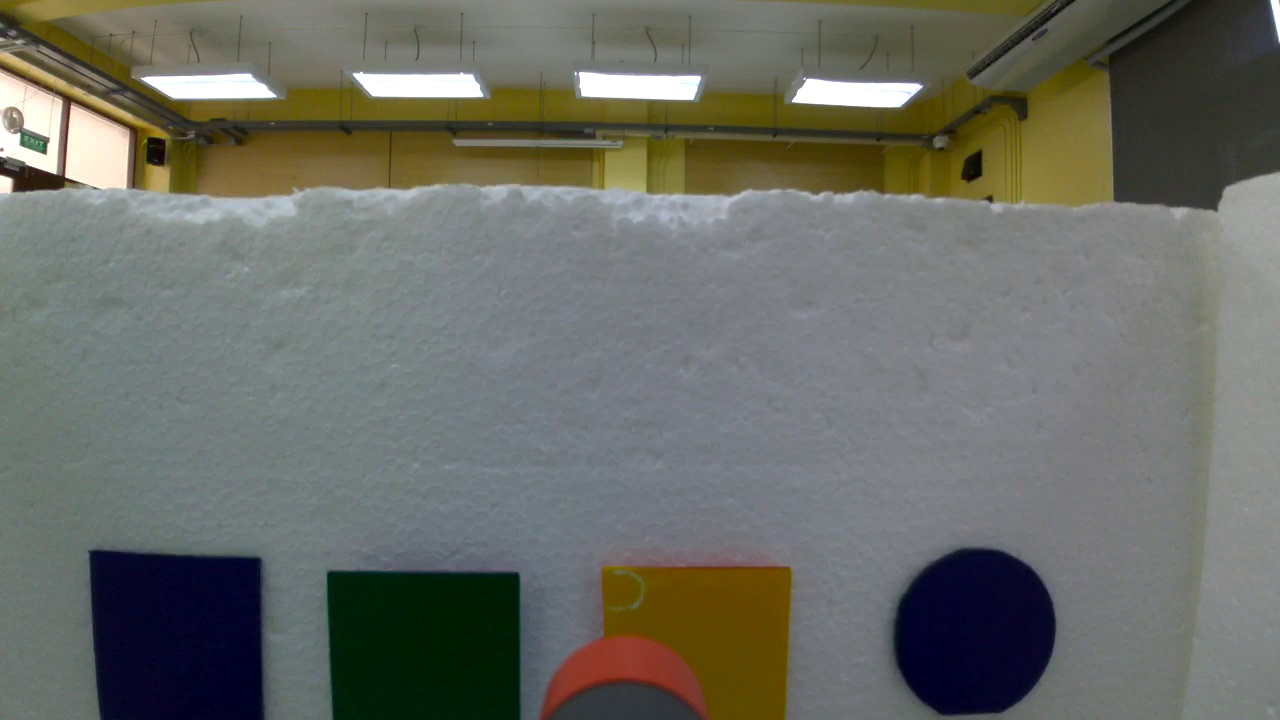
#> input picture Assignment/Photo/font2_1_node.jpg, 1280 x 720 px; its folder holds only this picture in this run
$ python -i seven_minute.py   (imports and definitions only)
#> lines starting #> are read from the running program, lines starting #| are printed output that depends on the picture; after the words box and inside, x2 and y2 are one past the last pixel; in counts of white or black regions, pixels touching at a corner belong together
#> further down, picture is the input picture: shape (720, 1280, 3); mean B, G, R 101, 108.3, 106.2
# zone_multithread_stable_fix.py
import cv2
import numpy as np
import sys
import robomaster
from robomaster import robot, camera as r_camera
import time
import math
import subprocess
import threading
import queue

# =====================================================
# GPU Acceleration Check
# =====================================================
USE_GPU = False
# [8 lines not run here, left out]


# =====================================================
# Shared Resources & Threading Primitives
# =====================================================
frame_queue = queue.Queue(maxsize=1)
processed_output = {"details": []}
output_lock = threading.Lock()
stop_event = threading.Event()


# =====================================================
# ### FIX: Re-added the missing helper functions ###
# =====================================================
def apply_awb(bgr):
    """Applies Auto White Balance. This was the missing function."""
    if hasattr(cv2, "xphoto") and hasattr(cv2.xphoto, "createLearningBasedWB"):
        wb = cv2.xphoto.createLearningBasedWB()
        try: wb.setSaturationThreshold(0.99)
        except Exception: pass
        return wb.balanceWhite(bgr)
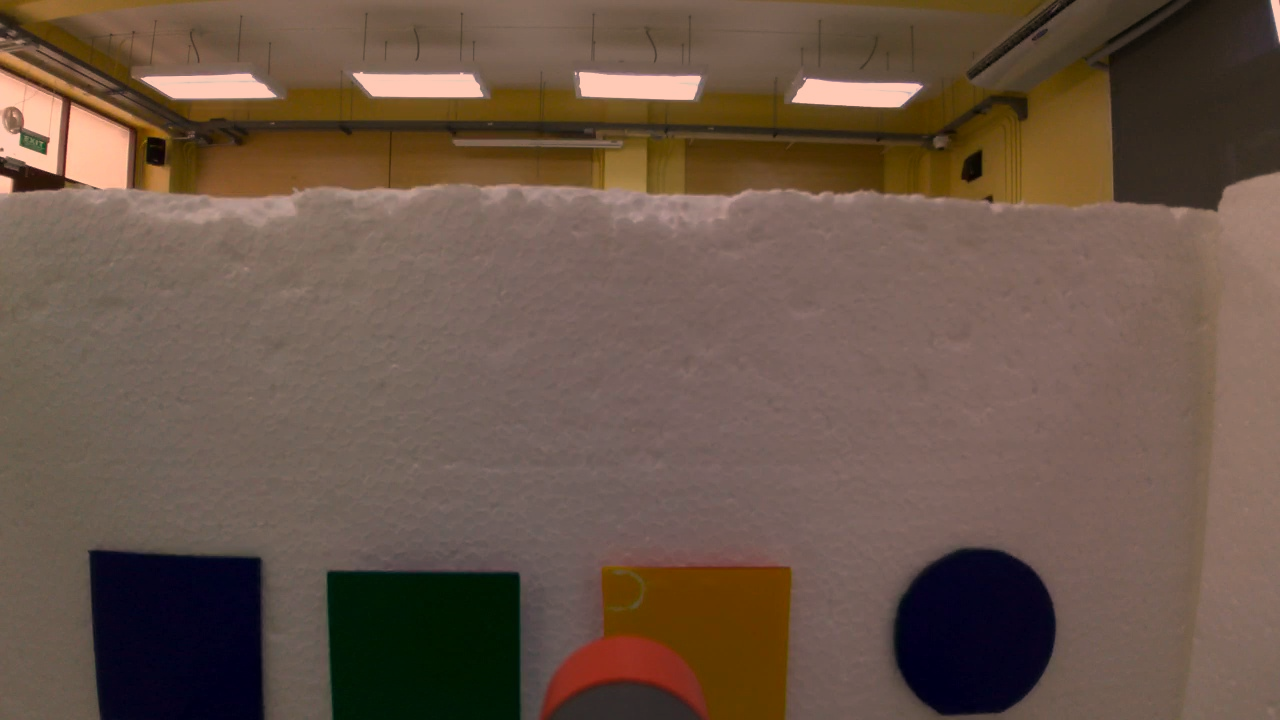
#> returned value: shape (720, 1280, 3); mean of channels 0, 1, 2 71.8, 85.4, 106.2; drawn as B, G, R
    return bgr

def night_enhance_pipeline_cpu(bgr):
    """Full pipeline for CPU-based night enhancement."""
    den = cv2.fastNlMeansDenoisingColored(bgr, None, 7, 7, 7, 21)
    # This function now correctly calls the apply_awb function defined above
    awb = apply_awb(bgr)
    return awb


# =====================================================
# Object Detection Logic
# =====================================================
class ObjectTracker:
    def __init__(self, use_gpu=False):
        self.use_gpu = use_gpu
        if self.use_gpu: self.stream = cv2.cuda_Stream()
        print(f"🖼️  ObjectTracker initialized in {'GPU' if use_gpu else 'CPU'} mode.")
    # [5 lines left out: function _get_angle, not called in this run]
    def get_raw_detections(self, frame):
        if self.use_gpu:
            frame_gpu = cv2.cuda_GpuMat(); frame_gpu.upload(frame, self.stream)
            return self._get_raw_detections_gpu(frame_gpu)
        else: return self._get_raw_detections_cpu(frame)
    def _get_raw_detections_cpu(self, frame):
        enhanced = cv2.GaussianBlur(night_enhance_pipeline_cpu(frame), (5, 5), 0)
        hsv = cv2.cvtColor(enhanced, cv2.COLOR_BGR2HSV)
#> hsv: shape (720, 1280, 3); mean H, S, V 19.2, 101.6, 108
        color_ranges = {'Red':([0,80,40],[10,255,255],[170,80,40],[180,255,255]),'Yellow':([20,60,40],[35,255,255]),'Green':([35,40,30],[85,255,255]),'Blue':([90,40,30],[130,255,255])}
        masks = {}
        masks['Red'] = cv2.inRange(hsv, np.array(color_ranges['Red'][0]), np.array(color_ranges['Red'][1])) | cv2.inRange(hsv, np.array(color_ranges['Red'][2]), np.array(color_ranges['Red'][3]))
        for name in ['Yellow','Green','Blue']: masks[name] = cv2.inRange(hsv, np.array(color_ranges[name][0]), np.array(color_ranges[name][1]))
#> after the loop, masks = 4 items
        combined_mask = masks['Red'] | masks['Yellow'] | masks['Green'] | masks['Blue']
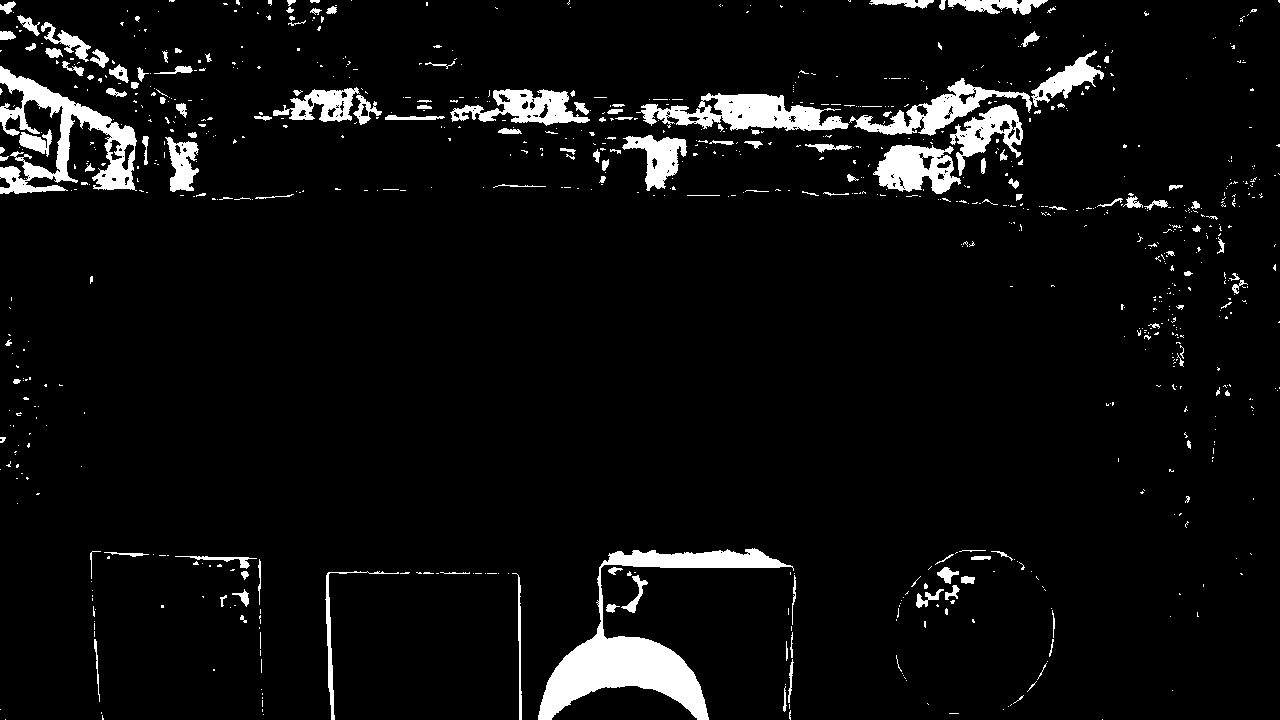
#> combined_mask: shape (720, 1280); 5.6% white; 874 white regions (727 under 20 px), largest, box (x1, y1, x2, y2) and area: (538, 548, 794, 720) 10699, (0, 66, 137, 194) 5985, (636, 93, 849, 131) 4256
        kernel = np.ones((5,5), np.uint8)
        cleaned_mask = cv2.morphologyEx(cv2.morphologyEx(combined_mask, cv2.MORPH_OPEN, kernel), cv2.MORPH_CLOSE, kernel)
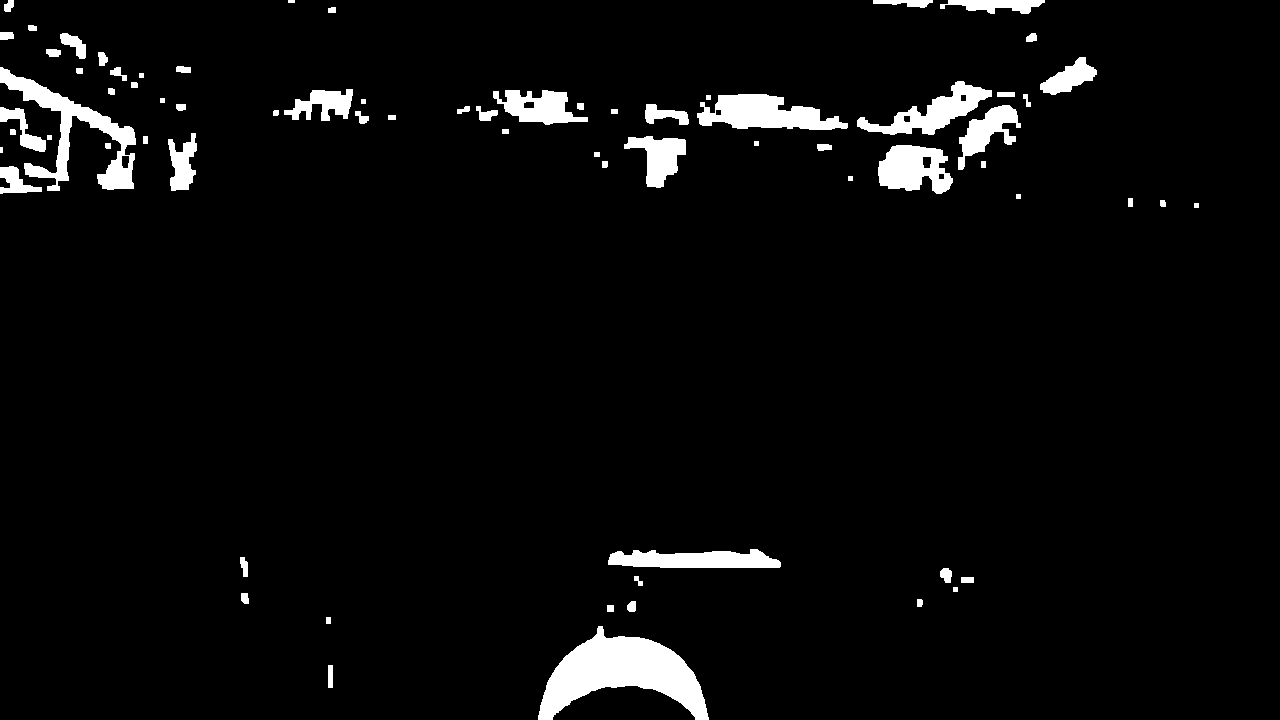
#> cleaned_mask: shape (720, 1280); 4.2% white; 72 white regions (1 under 20 px)
        return self._find_and_classify_contours(frame, cleaned_mask, masks)
    # [15 lines left out: function _get_raw_detections_gpu, not called in this run]
    def _find_and_classify_contours(self, frame, cleaned_mask, masks):
        contours, _ = cv2.findContours(cleaned_mask, cv2.RETR_EXTERNAL, cv2.CHAIN_APPROX_SIMPLE)
#> contours = 72 contours, 12 with area under 20; largest, box (x1, y1, x2, y2) and area: (538, 626, 709, 720) 7683, (0, 67, 136, 191) 4100, (697, 94, 848, 130) 3216, (878, 145, 953, 194) 2544, (857, 81, 992, 135) 2488
        raw_detections = []
        img_h, img_w = frame.shape[:2]
#> img_h = 720; img_w = 1280
        for cnt in contours:
            area = cv2.contourArea(cnt)
            if area < 1500: continue
            x, y, w, h = cv2.boundingRect(cnt)
            if w == 0 or h == 0: continue
            aspect_ratio = w / float(h)
            if aspect_ratio > 4.0 or aspect_ratio < 0.25: continue
            hull = cv2.convexHull(cnt); hull_area = cv2.contourArea(hull)
            if hull_area == 0: continue
            solidity = float(area) / hull_area
            if solidity < 0.85: continue
            if x <= 2 or y <= 2 or (x + w) >= (img_w - 2) or (y + h) >= (img_h - 2): continue
            contour_mask = np.zeros(frame.shape[:2], dtype="uint8"); cv2.drawContours(contour_mask, [cnt], -1, 255, -1)
            max_mean, found_color = 0, "Unknown"
            for color_name, m in masks.items():
                mean_val = cv2.mean(m, mask=contour_mask)[0]
                if mean_val > max_mean: max_mean, found_color = mean_val, color_name
            if max_mean <= 20: continue
            shape = "Uncertain"
            peri = cv2.arcLength(cnt, True); approx = cv2.approxPolyDP(cnt, 0.04 * peri, True)
            circularity = (4 * np.pi * area) / (peri * peri) if peri > 0 else 0
            if circularity > 0.84: shape = "Circle"
            elif len(approx) == 4 and solidity > 0.9:
                points = [tuple(p[0]) for p in approx]
                angles = [self._get_angle(points[(i - 1) % 4], points[(i + 1) % 4], p) for i, p in enumerate(points)]
                if all(75 <= ang <= 105 for ang in angles):
                    _, (rect_w, rect_h), _ = cv2.minAreaRect(cnt)
                    if rect_w == 0 or rect_h == 0: continue
                    aspect_ratio_rect = max(rect_w, rect_h) / min(rect_w, rect_h)
                    if 0.90 <= aspect_ratio_rect <= 1.10: shape = "Square"
                    elif w > h: shape = "Rectangle_H"
                    else: shape = "Rectangle_V"
            raw_detections.append({'contour': cnt, 'shape': shape, 'color': found_color, 'box': (x,y,w,h)})
#> this loop made 72 passes
#> area on passes 5, 6, 7, 10, 11, 12, 15, 19, 21, 25, 26, 31: 69.5, 33, 61, 33, 116.5, 91, 28, 524, 29.5, 72.5, 24.5, 919.5
#> (cnt, area) on passes 1, 3, 4, 9, 16, 20: ([[328, 665], [328, 687], [332, 687], [332, 665]], 88), ([[326, 617], [326, 623], [330, 623], [330, 617]], 24), ([[607, 605], [607, 611], [613, 611], [613, 605]], 36), ([[961, 577], [961, 582], [973, 582], [973, 577]], 60), ([[1128, 198], [1128, 206], [1132, 206], [1132, 198]], 32), ([[981, 161], [981, 167], [985, 167], [985, 161]], 24)
#> contour_mask: shape (720, 1280); 0.29% white; 1 white region, box (x1, y1, x2, y2) and area: (878, 145, 953, 194) 2668
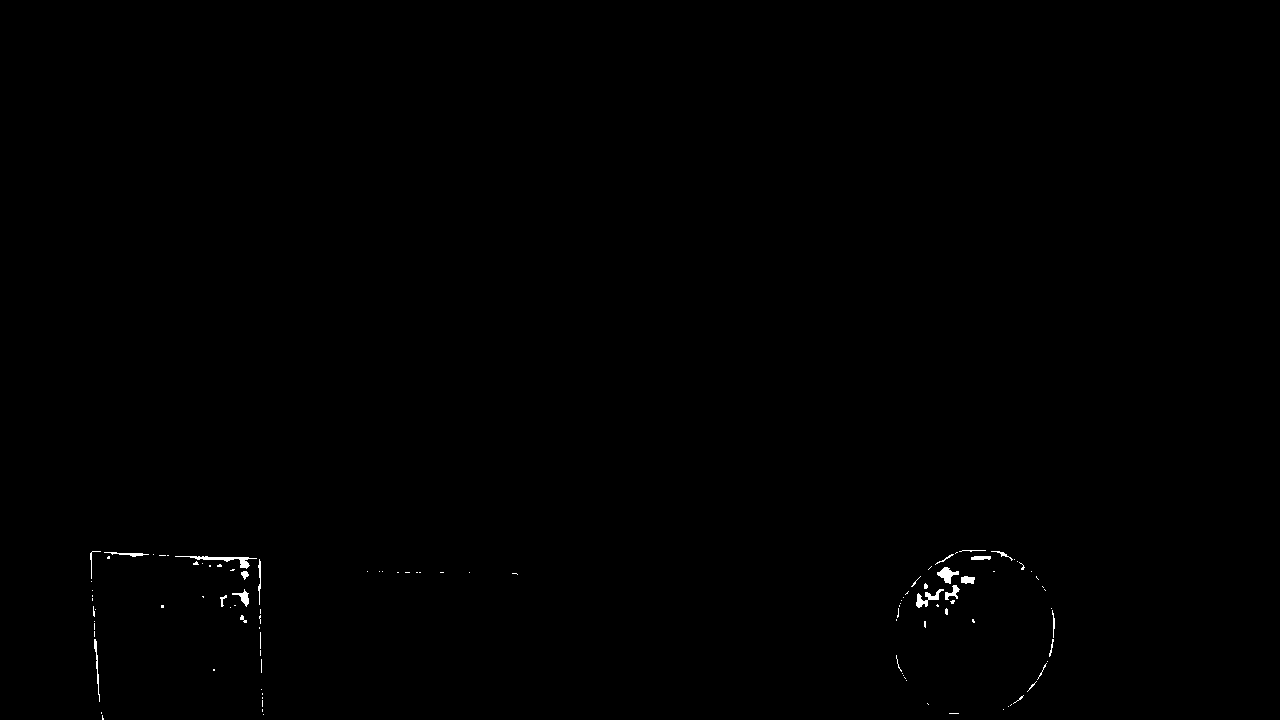
#> m: shape (720, 1280); 0.23% white; 105 white regions (85 under 20 px), largest, box (x1, y1, x2, y2) and area: (175, 556, 257, 569) 266, (916, 589, 944, 608) 194, (937, 567, 959, 584) 181
#> after the loop, raw_detections = 1 item
        return raw_detections

# =====================================================
# Stable Thread Functions using Queue
# =====================================================
# [59 lines left out: functions capture_thread_func, processing_thread_func, not called in this run]

# =====================================================
# Main Thread
# =====================================================
# [82 lines not run here, left out]

>>> import cv2
>>> picture = cv2.imread('../../../../Photo/font2_1_node.jpg')
>>> result = ObjectTracker().get_raw_detections(picture)
#> result = 1 item

$ run again, on Assignment/Photo/font2_2_node.jpg
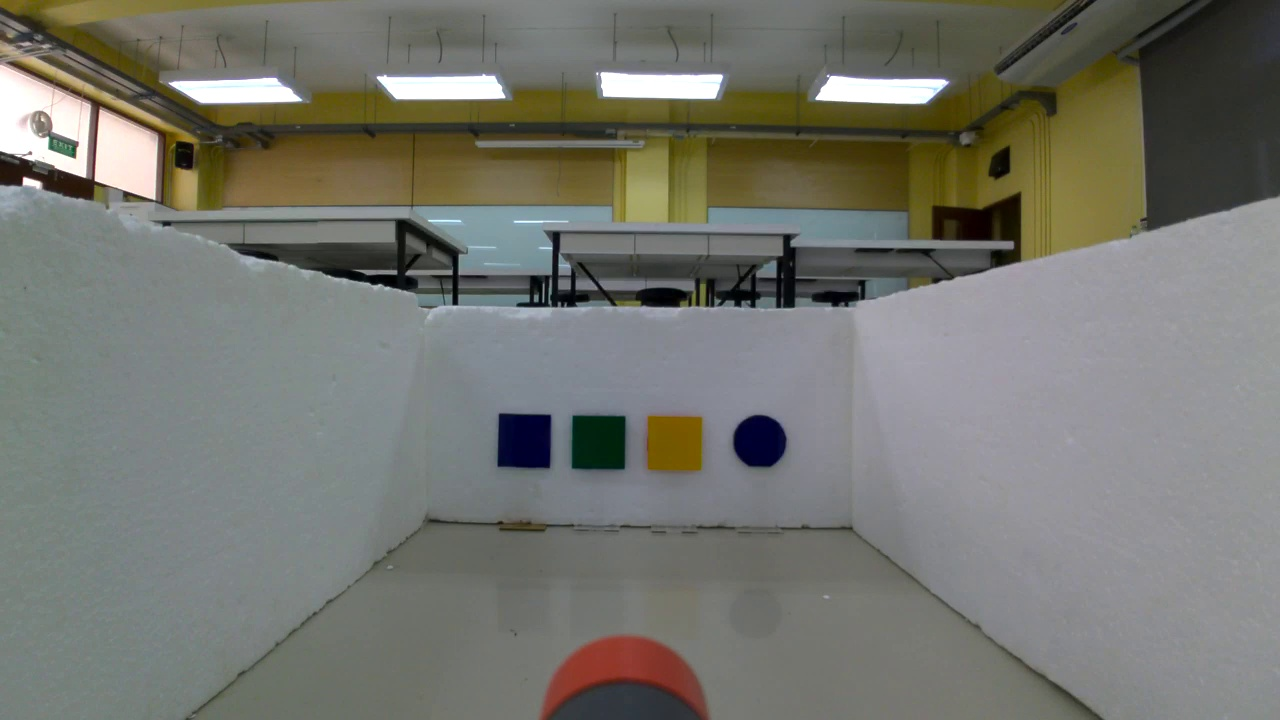
#> input picture Assignment/Photo/font2_2_node.jpg, 1280 x 720 px
#> picture is the input picture: shape (720, 1280, 3); mean B, G, R 111.1, 118.1, 117.3
#> hsv: shape (720, 1280, 3); mean H, S, V 94.5, 44.4, 120
#> after the loop in _get_raw_detections_cpu, `for name in ['Yellow','Green','Blue']: masks[name] = cv2.inRange(hsv, ..`: masks = 4 items
#> in _get_raw_detections_cpu, `combined_mask = masks['Red'] | masks['Yellow'] | masks['Green'] | mask..`:
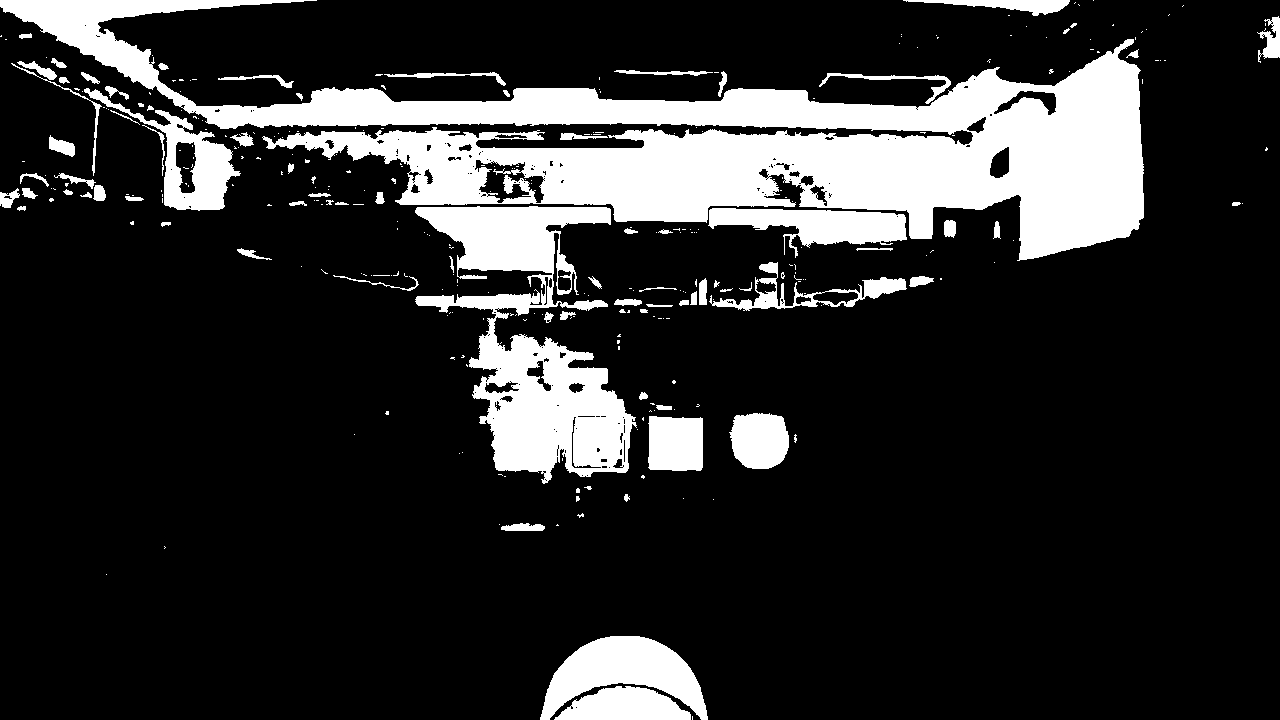
#> combined_mask: shape (720, 1280); 17.6% white; 322 white regions (243 under 20 px), largest, box (x1, y1, x2, y2) and area: (0, 0, 1144, 261) 97422, (415, 206, 637, 484) 26524, (540, 636, 708, 720) 7136
#> cleaned_mask: shape (720, 1280); 16.8% white; 50 white regions
#> contours = 48 contours, 4 with area under 20; largest, box (x1, y1, x2, y2) and area: (0, 0, 1144, 273) 113660, (470, 319, 632, 480) 15756, (540, 636, 708, 720) 10780, (161, 112, 239, 210) 4850, (648, 416, 703, 471) 2757
#> the loop in _find_and_classify_contours, `for cnt in contours:` made 48 passes
#> (area, x, y, w, h, aspect_ratio, hull_area, solidity) on pass 3: (2757, 648, 416, 55, 55, 1, 2829.5, 0.974)
#> after the loop in _find_and_classify_contours, `for cnt in contours:`:
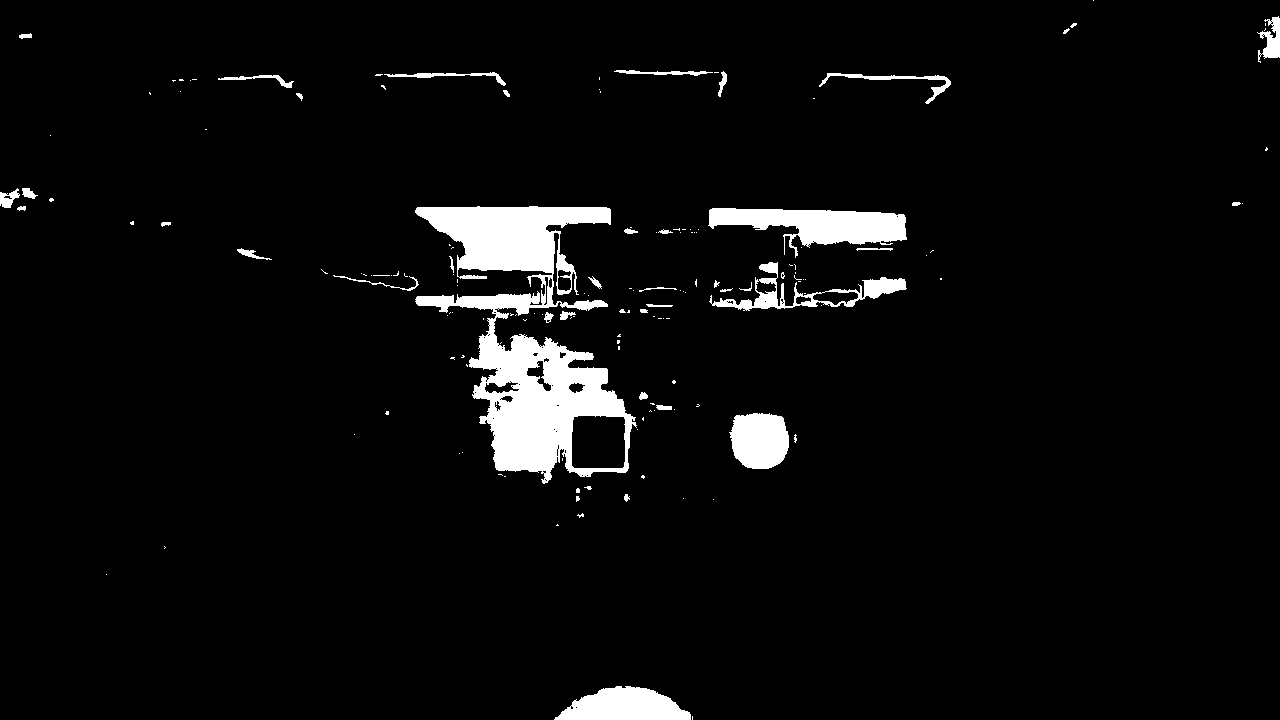
#> m: shape (720, 1280); 4.5% white; 157 white regions (118 under 20 px), largest, box (x1, y1, x2, y2) and area: (415, 206, 637, 484) 24121, (708, 208, 907, 258) 5027, (554, 686, 691, 720) 3222
#> after the loop in _find_and_classify_contours, `for cnt in contours:`: raw_detections = 3 items
